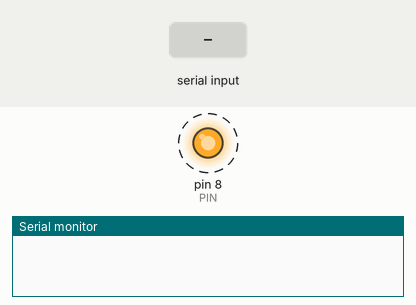
Recording of a sketch running on a simulated Arduino Uno, built with avr-gcc and run on an emulated ATmega328P. Parts: output pins drawn as LEDs (lit = HIGH), the last lines printed to the serial monitor. Dashed ring = blinking. The test bench sets the inputs (shaded band).

Above: at 1.1 s.
2.1 s: "5\n" received over Serial
At 3.3 s:
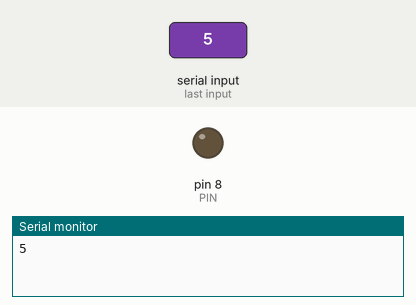
At 4.8 s:
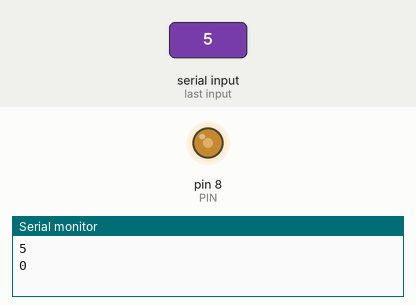
5.1 s: "90,45\n" received over Serial
Timing chart, 0 to 14.1 s (numbered marks = the images above; inputs shaded):
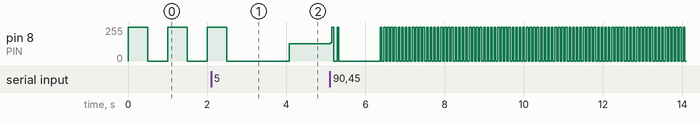

The sketch:

OutletRelay.ino
```cpp
int PIN = 8;

void setup() {
  pinMode(PIN, OUTPUT);
  randomSeed(analogRead(A4));
  Serial.begin(9600);
}

long del = 500;
void loop() {

	digitalWrite(PIN, HIGH);
	delay(del);
	digitalWrite(PIN, LOW);
	delay(del);

	int rec = 0;
	if(Serial.available() > 0){
		rec = Serial.parseInt();
		Serial.println(rec);
	}
	if(rec != 0)
		del = rec;
}
```
